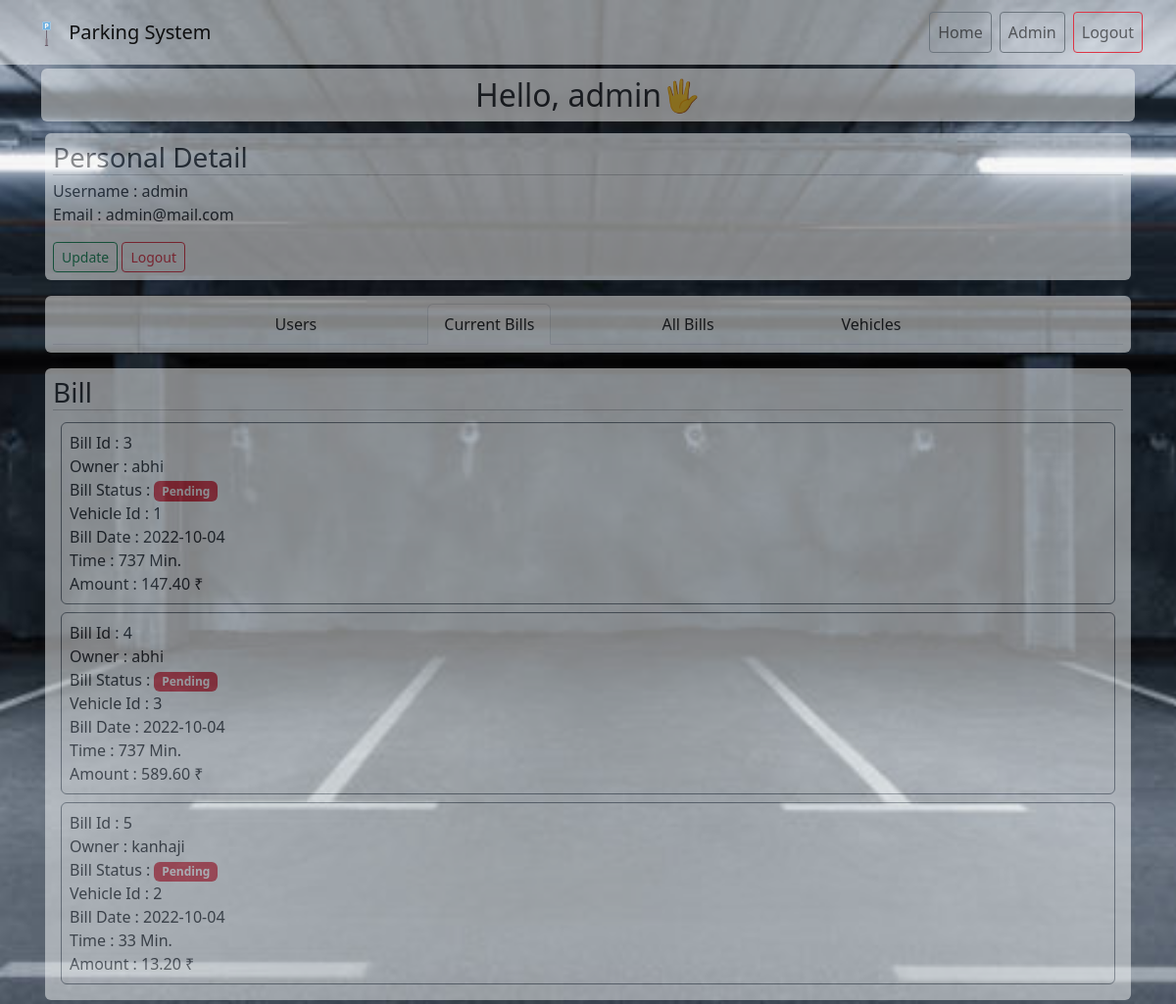
Page /admin/bills (signed in) on the committed database.
### system/models.py (models this page shows, shortened)
class User(db.Model, UserMixin):
    id = db.Column(db.Integer, primary_key=True)
    username = db.Column(db.String(20), unique=True, nullable=False)
    email = db.Column(db.String(120), unique=True, nullable=False)
    password = db.Column(db.String(60), nullable=False)
    isAdmin = db.Column(db.Integer, default=0)
    vehicles = db.relationship('Vehicle', backref='user', lazy=True)
    bills = db.relationship('Bill', backref='user', lazy=True)
    slot = db.relationship('Slot', backref='user', lazy=True)

class Bill(db.Model):
    bill_id = db.Column(db.Integer, primary_key=True)
    id = db.Column(db.Integer, db.ForeignKey('user.id'), nullable=False)
    vehicle_id = db.Column(db.Integer, db.ForeignKey('vehicle.vehicle_id'), nullable=False)
    bill_date = db.Column(db.DateTime, nullable=False, default=datetime.date)
    bill_time = db.Column(db.Integer, nullable=False)
    bill_amount = db.Column(db.Integer, default=0.0)
    bill_status=db.Column(db.String(20), default="Pending")

### system/route/admin.py (the view)
@app.route("/admin/bills")
@login_required
def bills():
    if not current_user.isAdmin: return redirect(url_for('profile'))
    bills = Bill.query.all()
    page = 'bills'
    return render_template("admin/bills.html", title = "View bills", bills=bills, page=page)

### system/models.py (called while the page is built)
@login_manager.user_loader
def load_user(id):
    return User.query.get(int(id))

### system/templates/admin/bills.html (shortened to what this page needs)
{% extends "layouts/admin.html" %}
{% block admin %}
<section id="Bill-section" class="bg-light opacity-50 rounded p-2 m-1">
    <h3 class="p-0 m-0">Bill</h3>
    <hr class="p-0 m-0 pb-1">
    {% for bill in bills %}
        {% if bill.bill_status != 'Payed' %}
            <div class="text-start border border-secondary rounded p-2 m-2">
                Bill Id : {{ bill.bill_id }} <br>
                Owner : {{ bill.user.username }} <br>
                {% if bill.bill_status == "Pending" %}
                Bill Status : <span class="badge bg-danger text-wrap">{{ bill.bill_status }}</span><br>
                {% else %}
                Bill Status : <span class="badge bg-warning text-wrap">{{ bill.bill_status }}</span><br>
                {% endif%}
                Vehicle Id : {{ bill.vehicle_id }} <br>
                Bill Date : {{ bill.bill_date.strftime('%Y-%m-%d') }} <br>
                Time : {{ bill.bill_time }} Min.<br>
                Amount : {{ "%.2f ₹"|format(bill.bill_amount) }} <br>
            </div>
        {% endif %}
    {% endfor %}
</section>
{% endblock admin %}

### system/templates/layouts/admin.html (shortened to what this page needs)
{% extends "layout.html" %}
{% block content %}
<h2 class="bg-light opacity-50 rounded text-center p-2">Hello, {{ current_user.username }}🖐</h2>
<div class="d-grid gap-2">
    <section id="user-section" class="bg-light opacity-50 rounded p-2 m-1">
        <h3 class="p-0 m-0">Personal Detail</h3>
        <hr class="p-0 m-0 pb-1">
        <p class="text-start">
            Username : {{ current_user.username }}<br>
            Email : {{ current_user.email }}
        </p>
        <a class="btn btn-outline-success btn-sm" href="{{ url_for('update_user') }}">Update</a>
        <a class="btn btn-outline-danger btn-sm" href="{{ url_for('logout') }}">Logout</a>
    </section>
    {% if page == 'bills' %}
    <section class="bg-light opacity-50 rounded p-2 m-1">
        <ul class="nav justify-content-center nav-tabs">
            <li class="nav-item mx-md-5"><a href="{{ url_for('users') }}" class="nav-link text-dark">Users</a></li>
            <li class="nav-item mx-md-5"><a href="{{ url_for('bills') }}" class="nav-link text-dark active">Current Bills</a></li>
            <li class="nav-item mx-md-5"><a href="{{ url_for('vehicles') }}" class="nav-link text-dark">All Bills</a></li>
            <li class="nav-item mx-md-5"><a href="{{ url_for('vehicles') }}" class="nav-link text-dark">Vehicles</a></li>
        </ul>
    </section>
    {% endif %}
    {% block admin %}{% endblock %}
</div>
{% endblock content %}

### system/templates/layout.html (shortened to what this page needs)
<!DOCTYPE html>
<html lang="en">
<head>
    <link href="https://cdn.jsdelivr.net/npm/bootstrap@5.2.0/dist/css/bootstrap.min.css" rel="stylesheet">
    <link rel="stylesheet" href="{{ url_for('static', filename='main.css') }}">
</head>
<body class="bg-img">
    <div class="container-fluid bg-light bg-opacity-50">
        <nav class="container navbar navbar-expand-md navbar-light">
            <a href="{{ url_for('home') }}" class="navbar-brand">
                <img width="35" height="25" src="{{ url_for('static', filename='icons/header.svg') }}">
                Parking System
            </a>
            <div class="collapse navbar-collapse text-center" id="toggleMobileMenu">
                <ul class="navbar-nav ms-auto">
                    <li>
                        <a class="nav-link btn btn-outline-secondary btn-sm m-1" href="{{ url_for('home') }}">Home</a>
                    </li>
                    {% if current_user.is_authenticated %}
                    {% if current_user.isAdmin %}
                    <li>
                        <a class="nav-link btn btn-outline-secondary btn-sm m-1" href="{{ url_for('admin') }}">Admin</a>
                    </li>
                    {% else%}
                    <li>
                        <a class="nav-link btn btn-outline-secondary btn-sm m-1" href="{{ url_for('profile') }}">Profile</a>
                    </li>
                    {% endif %}
                    <li>
                        <a class="nav-link btn btn-outline-danger btn-sm m-1" href="{{ url_for('logout') }}">Logout</a>
                    </li>
                    {% endif %}
                </ul>
            </div>
        </nav>
    </div>
    <div class="container my-1">
        {% block content %}{% endblock %}
    </div>
</body>
</html>

### system/static/main.css (style rules this page uses)
.bg-img { background: url(bgImg1.jpg); height: 100vh; background-position: center; background-repeat: no-repeat; background-size: cover; background-attachment: fixed; }

### rows in the picture
User: username "admin", email "admin@mail.com"
Bill: bill_id "3", user.username "abhi", bill_status "Pending", vehicle_id "1", bill_date "2022-10-04", bill_time "737", bill_amount "147.40 ₹"
Bill: bill_id "4", user.username "abhi", bill_status "Pending", vehicle_id "3", bill_date "2022-10-04", bill_time "737", bill_amount "589.60 ₹"
Bill: bill_id "5", user.username "kanhaji", bill_status "Pending", vehicle_id "2", bill_date "2022-10-04", bill_time "33", bill_amount "13.20 ₹"
